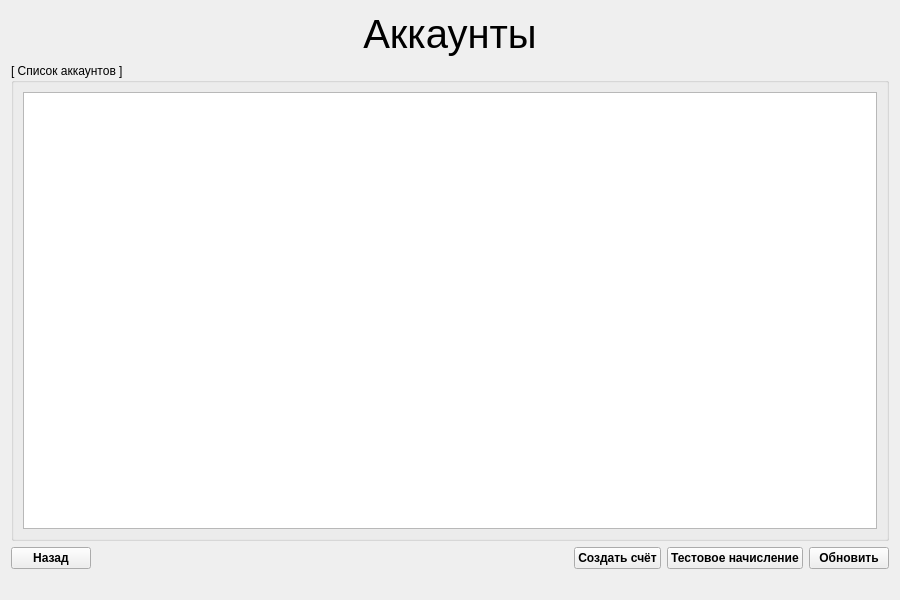
<?xml version="1.0" encoding="UTF-8"?>
<ui version="4.0">
 <class>AccountsPage</class>
 <widget class="QWidget" name="AccountsPage">
  <property name="geometry">
   <rect>
    <x>0</x>
    <y>0</y>
    <width>900</width>
    <height>600</height>
   </rect>
  </property>
  <layout class="QVBoxLayout" name="verticalLayout">
   <item>
    <widget class="QLabel" name="titleLabel">
     <property name="font">
      <font>
       <pointsize>30</pointsize>
      </font>
     </property>
     <property name="text">
      <string>Аккаунты</string>
     </property>
     <property name="alignment">
      <set>Qt::AlignmentFlag::AlignCenter</set>
     </property>
    </widget>
   </item>
   <item>
    <widget class="QGroupBox" name="accountsGroup">
     <property name="title">
      <string>[ Список аккаунтов ]</string>
     </property>
     <layout class="QVBoxLayout" name="groupLayout">
      <item>
       <widget class="QListWidget" name="accountsList"/>
      </item>
     </layout>
    </widget>
   </item>
   <item>
    <layout class="QHBoxLayout" name="buttonsLayout">
     <item>
      <widget class="QPushButton" name="backButton">
       <property name="font">
        <font>
         <bold>true</bold>
        </font>
       </property>
       <property name="text">
        <string>Назад</string>
       </property>
      </widget>
     </item>
     <item>
      <spacer name="hSpacer">
       <property name="orientation">
        <enum>Qt::Orientation::Horizontal</enum>
       </property>
       <property name="sizeHint" stdset="0">
        <size>
         <width>0</width>
         <height>0</height>
        </size>
       </property>
      </spacer>
     </item>
    <item>
     <widget class="QPushButton" name="createButton">
      <property name="font">
       <font>
        <bold>true</bold>
       </font>
      </property>
      <property name="text">
       <string>Создать счёт</string>
      </property>
     </widget>
    </item>
    <item>
     <widget class="QPushButton" name="testCreditButton">
      <property name="font">
       <font>
        <bold>true</bold>
       </font>
      </property>
      <property name="text">
       <string>Тестовое начисление</string>
      </property>
     </widget>
    </item>
     <item>
      <widget class="QPushButton" name="refreshButton">
       <property name="font">
        <font>
         <bold>true</bold>
        </font>
       </property>
       <property name="text">
        <string>Обновить</string>
       </property>
      </widget>
     </item>
    </layout>
   </item>
   <item>
    <widget class="QLabel" name="statusLabel">
     <property name="text">
      <string/>
     </property>
     <property name="alignment">
      <set>Qt::AlignmentFlag::AlignCenter</set>
     </property>
    </widget>
   </item>
  </layout>
 </widget>
 <resources/>
 <connections/>
</ui>
